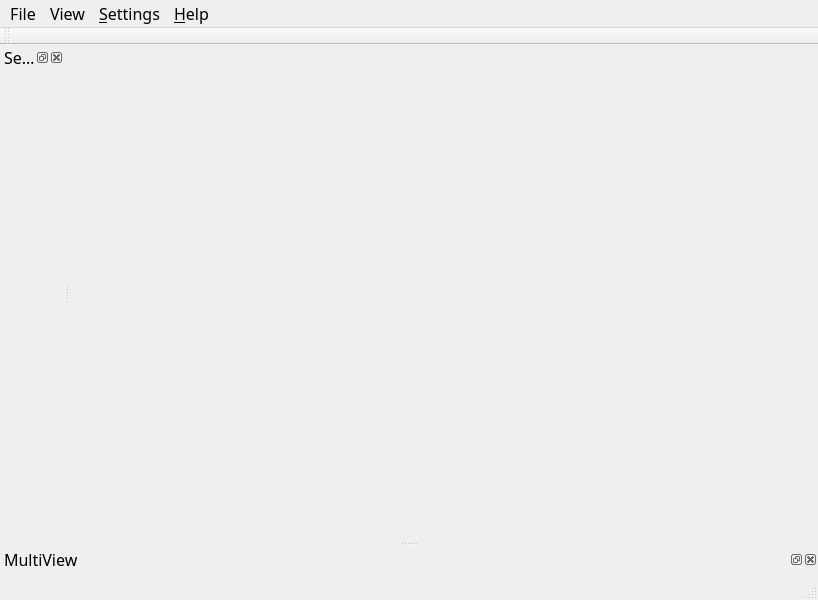
<ui version="4.0" >
 <class>MainWindow</class>
 <widget class="QMainWindow" name="MainWindow" >
  <property name="geometry" >
   <rect>
    <x>0</x>
    <y>0</y>
    <width>818</width>
    <height>600</height>
   </rect>
  </property>
  <property name="font" >
   <font>
    <family>Sans Serif</family>
    <pointsize>12</pointsize>
    <weight>50</weight>
    <italic>false</italic>
    <bold>false</bold>
    <underline>false</underline>
    <strikeout>false</strikeout>
   </font>
  </property>
  <property name="windowTitle" >
   <string>Kommute</string>
  </property>
  <property name="windowIcon" >
   <iconset resource="resources.qrc" >:/kommute_logo/resources/hi16-app-kommute.png</iconset>
  </property>
  <property name="iconSize" >
   <size>
    <width>36</width>
    <height>36</height>
   </size>
  </property>
  <widget class="QWidget" name="centralwidget" >
   <layout class="QVBoxLayout" >
    <property name="margin" >
     <number>9</number>
    </property>
    <property name="spacing" >
     <number>0</number>
    </property>
   </layout>
  </widget>
  <widget class="QMenuBar" name="menubar" >
   <property name="geometry" >
    <rect>
     <x>0</x>
     <y>0</y>
     <width>818</width>
     <height>24</height>
    </rect>
   </property>
   <widget class="QMenu" name="menuFile" >
    <property name="title" >
     <string>File</string>
    </property>
    <addaction name="actionClose" />
    <addaction name="separator" />
    <addaction name="actionExit" />
   </widget>
   <widget class="QMenu" name="menuHelp" >
    <property name="title" >
     <string>&amp;Help</string>
    </property>
    <addaction name="actionKommute_Handbook" />
    <addaction name="actionWhat_s_this" />
    <addaction name="separator" />
    <addaction name="actionReport_Bug" />
    <addaction name="separator" />
    <addaction name="action_About_Kommute" />
   </widget>
   <widget class="QMenu" name="menuSettings" >
    <property name="title" >
     <string>&amp;Settings</string>
    </property>
    <addaction name="action_Configure_Kommute" />
   </widget>
   <widget class="QMenu" name="menuView" >
    <property name="title" >
     <string>View</string>
    </property>
    <addaction name="separator" />
   </widget>
   <addaction name="menuFile" />
   <addaction name="menuView" />
   <addaction name="menuSettings" />
   <addaction name="menuHelp" />
  </widget>
  <widget class="QStatusBar" name="statusbar" />
  <widget class="QToolBar" name="toolBar" >
   <property name="orientation" >
    <enum>Qt::Horizontal</enum>
   </property>
   <property name="iconSize" >
    <size>
     <width>32</width>
     <height>32</height>
    </size>
   </property>
   <attribute name="toolBarArea" >
    <number>4</number>
   </attribute>
  </widget>
  <widget class="QDockWidget" name="searchViewDock" >
   <property name="whatsThis" >
    <string>In this zone, you can create new file searches.</string>
   </property>
   <property name="allowedAreas" >
    <set>Qt::LeftDockWidgetArea|Qt::NoDockWidgetArea|Qt::RightDockWidgetArea</set>
   </property>
   <property name="windowTitle" >
    <string>Search</string>
   </property>
   <attribute name="dockWidgetArea" >
    <number>1</number>
   </attribute>
   <widget class="QWidget" name="searchViewDockContents" />
  </widget>
  <widget class="QDockWidget" name="multiViewDock" >
   <property name="whatsThis" >
    <string>In this zone you can view the state of your connections, your downloads and your uploads.</string>
   </property>
   <property name="allowedAreas" >
    <set>Qt::BottomDockWidgetArea|Qt::NoDockWidgetArea|Qt::TopDockWidgetArea</set>
   </property>
   <property name="windowTitle" >
    <string>MultiView</string>
   </property>
   <attribute name="dockWidgetArea" >
    <number>8</number>
   </attribute>
   <widget class="QWidget" name="multiViewDockContents" />
  </widget>
  <action name="actionExit" >
   <property name="text" >
    <string>Exit</string>
   </property>
  </action>
  <action name="actionClose" >
   <property name="text" >
    <string>Close</string>
   </property>
  </action>
  <action name="actionKommute_Handbook" >
   <property name="text" >
    <string>Kommute &amp;Handbook</string>
   </property>
  </action>
  <action name="actionWhat_s_this" >
   <property name="text" >
    <string>What's &amp;This</string>
   </property>
  </action>
  <action name="actionReport_Bug" >
   <property name="text" >
    <string>&amp;Report Bug</string>
   </property>
  </action>
  <action name="action_About_Kommute" >
   <property name="text" >
    <string>&amp;About Kommute</string>
   </property>
  </action>
  <action name="action_Configure_Kommute" >
   <property name="text" >
    <string>&amp;Configure Kommute</string>
   </property>
  </action>
  <action name="action_Search" >
   <property name="text" >
    <string>&amp;Search</string>
   </property>
  </action>
  <action name="action_Connections" >
   <property name="text" >
    <string>&amp;Connections</string>
   </property>
  </action>
  <action name="action_Downloads" >
   <property name="text" >
    <string>&amp;Downloads</string>
   </property>
  </action>
  <action name="action_Uploads" >
   <property name="text" >
    <string>&amp;Uploads</string>
   </property>
  </action>
  <action name="action_o" >
   <property name="text" >
    <string>C&amp;onsole</string>
   </property>
  </action>
  <action name="action_Configure_Kommute_ToolBar" >
   <property name="text" >
    <string>Settings</string>
   </property>
  </action>
 </widget>
 <resources>
  <include location="resources.qrc" />
 </resources>
 <connections/>
</ui>
